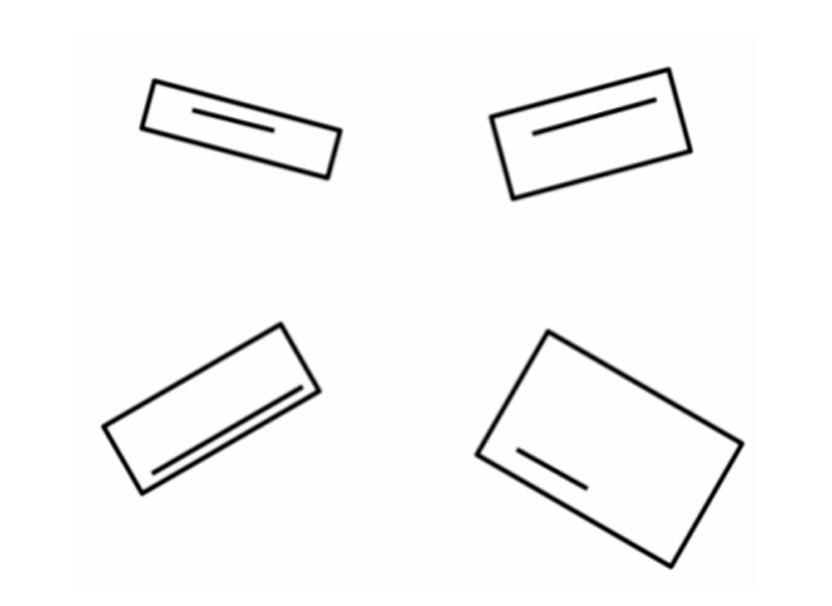
#> input picture img.png, 832 x 606 px
$ python rectangle_alignment.py
#> lines starting #> are read from the running program, lines starting #| are printed output that depends on the picture; after the words box and inside, x2 and y2 are one past the last pixel; in counts of white or black regions, pixels touching at a corner belong together
import cv2
import numpy as np
import matplotlib.pyplot as plt

img= cv2.imread('img.png',cv2.IMREAD_GRAYSCALE)
#> img is the input picture: shape (606, 832); min 0, max 255, mean 247.4

#imgray = cv2.cvtColor(img, cv2.COLOR_BGR2GRAY)
ret, thresh = cv2.threshold(img, 127, 255, 0)
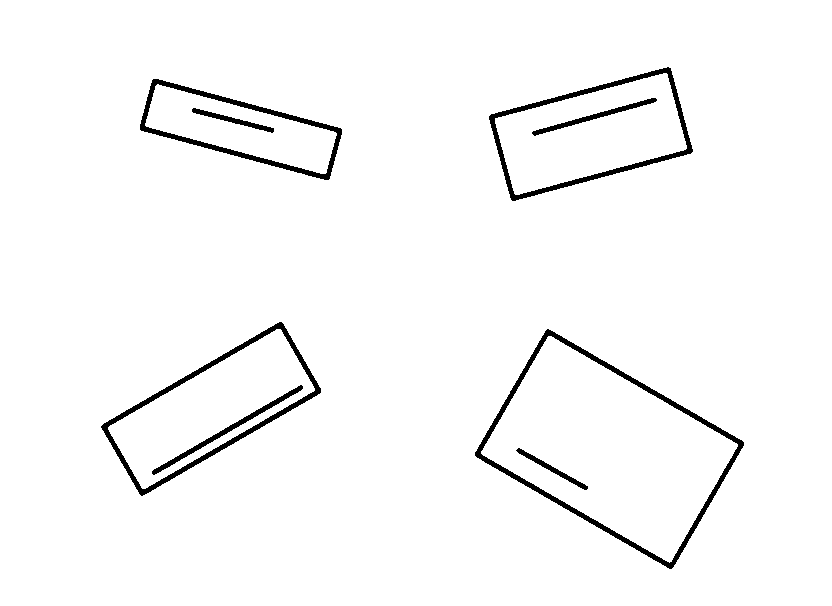
#> thresh: shape (606, 832); 97.3% white; 8 black regions
contours, hierarchy = cv2.findContours(thresh, cv2.RETR_TREE, cv2.CHAIN_APPROX_SIMPLE)
#> contours = 13 contours; largest, box (x1, y1, x2, y2) and area: (0, 0, 832, 606) 502755, (474, 328, 745, 570) 33988, (481, 336, 738, 563) 29822, (100, 321, 322, 497) 17440, (488, 66, 694, 202) 17121
print(len(contours))
#| 13

# To create a black image of the same size as the original image to draw contours
contour_image = np.ones_like(img) * 255
# Draw the contour at index (1-12)
# cv2.drawContours(contour_image, contours, 13, 255, thickness=cv2.FILLED)

contours_to_rotate=[1,3,4,6,7,9,10,12]

def cart2pol(x, y):
    theta = np.arctan2(y, x)
    rho = np.hypot(x, y)
    return theta, rho

def pol2cart(theta, rho):
    x = rho * np.cos(theta)
    y = rho * np.sin(theta)
    return x, y

def rotate_contour(cnt, angle):
    M = cv2.moments(cnt)
    # cx, cy are centroid of the contour cnt which are calculated using its moments.
    # The centroid (cx, cy) is the point around which the contour will be rotated.
    cx = int(M['m10'] / M['m00'])
    cy = int(M['m01'] / M['m00'])

    cnt_norm = cnt - [cx, cy]  # subtracting the centroid coordinates from all contour points.
    # Translate the contour so that its centroid is at the origin (0, 0).

    coordinates = cnt_norm[:, 0, :]
    xs, ys = coordinates[:, 0], coordinates[:, 1]
    thetas, rhos = cart2pol(xs, ys)
    # Convert the normalized contour coordinates to polar coordinates (thetas, rhos).
    # This step is done using the cart2pol function, which converts Cartesian coordinates (x, y) to polar coordinates (theta, rho).

    thetas = np.rad2deg(thetas)
    thetas = (thetas + angle) % 360  # Adding the specified angle to the theta values (angles) to rotate the contour.
    thetas = np.deg2rad(thetas)
    # The angles are in the range [0, 360) as taking the modulus 360.
    # Then converting the angles back to radians.

    xs, ys = pol2cart(thetas, rhos) # The polar coordinates are converted back to Cartesian coordinates (xs, ys)

    cnt_norm[:, 0, 0] = xs
    cnt_norm[:, 0, 1] = ys

    cnt_rotated = cnt_norm + [cx, cy] # The centroid coordinates is added back to the rotated contour coordinates to restore its original position.
    cnt_rotated = cnt_rotated.astype(np.int32)

    return cnt_rotated

for i in contours_to_rotate:
    rect = cv2.minAreaRect(contours[i])
    box = cv2.boxPoints(rect)
    box = np.int0(box)

    if box[0][1] < box[1][1]:
        angle = rect[-1]
    else:
        angle =90 + rect[-1]

    angle = -angle  # Adjusting angle for correct rotation
    cnt_rotated = rotate_contour(contours[i], angle)
    cv2.drawContours(contour_image, [cnt_rotated], 0, (0, 0, 0), 4)
#> this loop made 8 passes
#> (rect, box, angle, cx in rotate_contour, cy in rotate_contour) on passes 1 to 6: (((609, 448.6), (148.9, 230.8), -60), [[671, 570], [471, 455], [546, 326], [746, 441]], -30, 608, 448), (((551.7, 468.7), (6.59, 82.26), -60.71), [[585, 491], [514, 451], [517, 445], [589, 485]], -29.29, 551, 468), (((210.9, 408.4), (211.1, 83.91), -30.01), [[140, 497], [98, 424], [281, 319], [323, 391]], -59.99, 210, 408), (((227, 429.6), (175.1, 6.7), -30.03), [[152, 476], [149, 470], [301, 382], [304, 388]], -59.97, 227, 429), (((240.4, 128.9), (55.88, 199), -74.98), [[329, 181], [137, 130], [151, 76], [343, 127]], -15.02, 240, 128), (((232.5, 119.9), (6.79, 85.86), -75.96), [[273, 133], [190, 112], [191, 106], [275, 127]], -14.04, 232, 119)
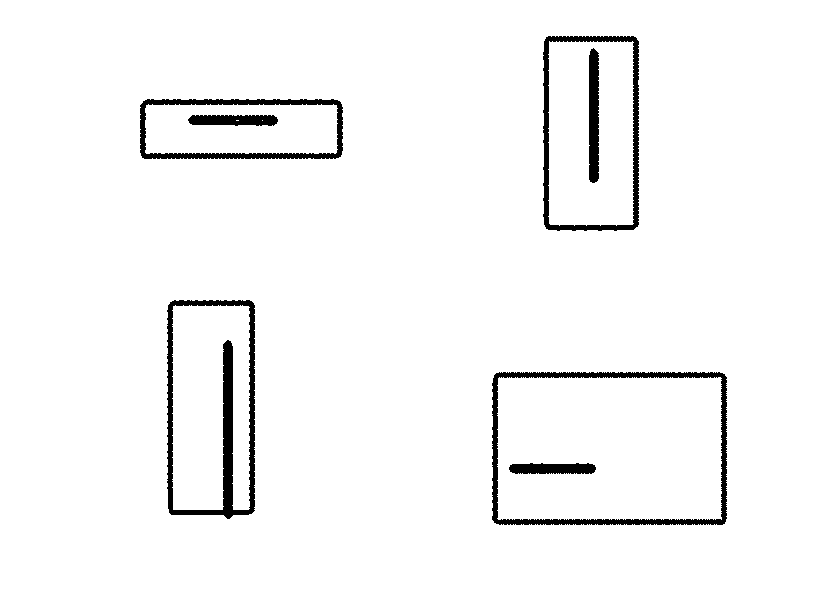
#> contour_image: shape (606, 832); 96.6% white; 7 black regions, largest, box (x1, y1, x2, y2) and area: (167, 300, 255, 519) 4664, (492, 372, 727, 525) 3933, (543, 36, 639, 231) 2907


    # [9 lines of commented-out code are left out]


cv2.imshow("output",contour_image)
cv2.imwrite("op2.png",contour_image)
cv2.waitKey(0)
